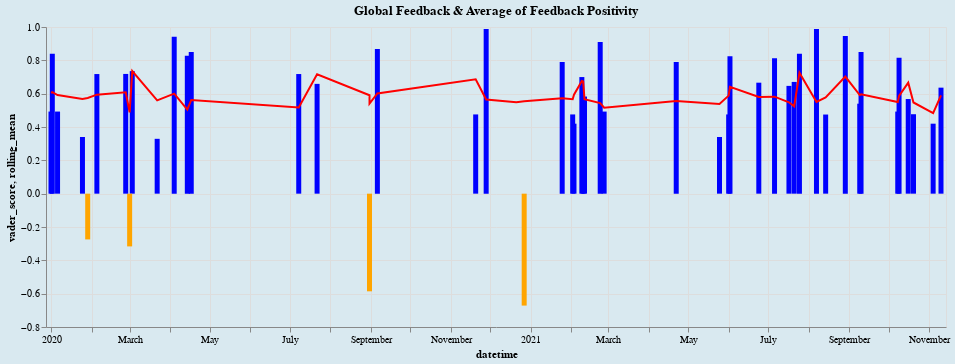

Source (notebook cell):
### Code cell
# Using this graph for overall feedback

bar = alt.Chart(source, title="Global Feedback & Average of Feedback Positivity"
    ).mark_bar(
    ).encode(
    x='datetime:T',
    y='vader_score:Q',
    color=alt.condition(
         alt.datum.vader_score > 0,
         alt.value("blue"),  # The positive color
         alt.value("orange")  # The negative color
    )
  )
line = alt.Chart(source).mark_line(color='red').transform_window(
    # The field to average
    rolling_mean='mean(vader_score)',
    # The number of values before and after the current value to include.
    # [null, 0] is the default value for frame.
    # frame=[-9, 0]
).encode(
    x='datetime',
    y='rolling_mean:Q'
)

(bar + line).properties(
    width=900).configure_title(fontSize=26).configure(background='#D9E9F0'
    ).interactive()

### Figure 1 — Vega-Lite specification as saved in the notebook (floating-point values rounded to 4 significant figures)
{"config": {"view": {"continuousWidth": 400, "continuousHeight": 300}, "background": "#D9E9F0"}, "layer": [{"mark": "bar", "encoding": {"color": {"condition": {"value": "blue", "test": "(datum.vader_score > 0)"}, "value": "orange"}, "x": {"field": "datetime", "type": "temporal"}, "y": {"field": "vader_score", "type": "quantitative"}}, "selection": {"selector001": {"type": "interval", "bind": "scales", "encodings": ["x", "y"]}}, "title": "Global Feedback & Average of Feedback Positivity"}, {"mark": {"type": "line", "color": "red"}, "encoding": {"x": {"field": "datetime", "type": "temporal"}, "y": {"field": "rolling_mean", "type": "quantitative"}}, "transform": [{"window": [{"op": "mean", "field": "vader_score", "as": "rolling_mean"}]}]}], "data": {"name": "data-12a8b590c09b7f030fa4888a3c381193"}, "width": 900, "$schema": "https://vega.github.io/schema/vega-lite/v4.17.0.json", "datasets": {"data-12a8b590c09b7f030fa4888a3c381193": [{"ticket_id": "RGY31mG14606sC3B", "mentee_id": "8v417YeUI850jS3Z", "mentor_id": "UY340CfO5dJ2S210", "feedback": "I have many hours of undergraduate accounting and finance course work under my belt and this class gives you a tremendous overview of financial statement analysis. The only disadvantage is that the professor creates the workbooks for you and you only have to answer conceptual questions. While this would be great for some, I was hoping for some more hands on work to practice.", "datetime": "2020-03-03T00:00:00", "feedback_outcome": "Positive", "vader_score": 0.7351}, {"ticket_id": "1R4587z1caGB1B7u", "mentee_id": "yIBKz628y1Ol4538", "mentor_id": "630lhQ431nA0Nz3s", "feedback": "Great introduction to Accounting Analytics. Unexpected lecturing dialogues. Could have more analytics or additional or optional problem sets to explore more deeply.", "datetime": "2021-05-25T00:00:00", "feedback_outcome": "Positive", "vader_score": 0.34}, {"ticket_id": "21x781Q7Ayo4mgE8", "mentee_id": "4A763H2DOZxo68Z3", "mentor_id": "8lC6bv1xtG1046M6", "feedback": "Very useful and comprehensive", "datetime": "2021-06-24T00:00:00", "feedback_outcome": "Positive", "vader_score": 0.6659}, {"ticket_id": "20gp7c24Fx6h4D6g", "mentee_id": "q742317EX47IcugF", "mentor_id": "J4o388P4plF5RY70", "feedback": "This is a really good survey class in the potential of 3d printing, with examples of how individuals can empower themselves and others without the obstacles of traditional tooling, with a relatively short learning curve and low investment. It also demonstrates the ways in which, now and increasingly in the future, we'll all be capable of designing the solutions to our own problems with increasing agility!The only thing that could make it better would be to have more design challenges!Thanks!", "datetime": "2021-06-02T00:00:00", "feedback_outcome": "Positive", "vader_score": 0.825}, {"ticket_id": "46P6Sw8gLI5Q2N14", "mentee_id": "b77WF13NE25b3h8F", "mentor_id": "6602Q4ljE112heWg", "feedback": "Nice course, a difficult one but very challengeable. Nice structure and easy to understand.I wanted to refresh my knowledge in anatomy and in such gained a whole lot more in return.Thanks to the Professors for their time and effort in making this MOOC.Very pleased.", "datetime": "2021-08-29T00:00:00", "feedback_outcome": "Positive", "vader_score": 0.9466}, {"ticket_id": "tka207qsi63j7X24", "mentee_id": "Wn68P028X06LpIz2", "mentor_id": "eA81PAI415m8Tw61", "feedback": "Very well done! Contents, delivery, clarity, everything was top notch. Thank you!", "datetime": "2021-07-25T00:00:00", "feedback_outcome": "Positive", "vader_score": 0.8392}, {"ticket_id": "ZrghZ0y5G3S34618", "mentee_id": "L4o15LRyu4L8138J", "mentor_id": "yC6d561OJiK355j5", "feedback": "Great course!", "datetime": "2020-07-22T00:00:00", "feedback_outcome": "Positive", "vader_score": 0.6588}, {"ticket_id": "O26z0D5yJ3h5RA40", "mentee_id": "8izPp7iMC8v18014", "mentor_id": "qt64H1zC3z68h4L7", "feedback": "As an introduction course its very helpful. It has just what you need to get started.", "datetime": "2020-11-20T00:00:00", "feedback_outcome": "Positive", "vader_score": 0.4754}, {"ticket_id": "c5t3d1pL8x55Vc24", "mentee_id": "0vt3g7SG58W521WL", "mentor_id": "630lhQ431nA0Nz3s", "feedback": "Excellent introduction to Ableton", "datetime": "2021-02-10T00:00:00", "feedback_outcome": "Positive", "vader_score": 0.5719}, {"ticket_id": "6C2o65vy07z3oKm4", "mentee_id": "mfsG0s78v4025G8g", "mentor_id": "470KQ6il1DzVH757", "feedback": "Hello!My name is Ahmed from Egypt, I am 3D Hubs Mayor. I think it's The first course in the internet which will give you the opportunity to know a lot of things about 3D Printing so stay tuned and register now if you interested in 3D printing.Cheers,", "datetime": "2021-02-09T00:00:00", "feedback_outcome": "Positive", "vader_score": 0.6996}, {"ticket_id": "30ICg1B1d6COF100", "mentee_id": "41mm8q3722h1RFAr", "mentor_id": "J4o388P4plF5RY70", "feedback": "I really appreicated the tools and techniques presented in the course. Very very valuable for Merger and Acqusition projects that I will be involved in (if ever)", "datetime": "2021-10-16T00:00:00", "feedback_outcome": "Positive", "vader_score": 0.5678}, {"ticket_id": "znT1hR0f3bs07063", "mentee_id": "0t37ka6108elvkC5", "mentor_id": "8lC6bv1xtG1046M6", "feedback": "Excellent but tough course ,you need to work and it is not simply called advanced Algorithms and Complexity.You will be forced to test your code properly ,even if you didn't do it properly in the previous specialisation course.", "datetime": "2020-12-27T00:00:00", "feedback_outcome": "Negative", "vader_score": -0.6715}, {"ticket_id": "60F60dl3iJ1tSb50", "mentee_id": "FF1wo6Zr6Z4464H0", "mentor_id": "qt64H1zC3z68h4L7", "feedback": "Good course . A must take for beginners !", "datetime": "2021-10-08T00:00:00", "feedback_outcome": "Positive", "vader_score": 0.4926}, {"ticket_id": "Juu2Z400z4573thE", "mentee_id": "qEC26300fZ615erw", "mentor_id": "470KQ6il1DzVH757", "feedback": "Great content but animations are annoying!", "datetime": "2020-03-01T00:00:00", "feedback_outcome": "Negative", "vader_score": -0.3164}, {"ticket_id": "ko1E2MYFf5480k27", "mentee_id": "fo76Oi46or816i8N", "mentor_id": "3s811p68crqH8B5z", "feedback": "Thank you so much!", "datetime": "2021-11-04T00:00:00", "feedback_outcome": "Positive", "vader_score": 0.4199}, {"ticket_id": "8B1v44L3667FufuY", "mentee_id": "353A6snEGf3456ZU", "mentor_id": "yC6d561OJiK355j5", "feedback": "iam soooo happy to joined to this course which help me to evaluate my skills and increase it", "datetime": "2020-04-14T00:00:00", "feedback_outcome": "Positive", "vader_score": 0.8271}, {"ticket_id": "51o4I50Qn1e31DQP", "mentee_id": "1j1AL4W5cto736d1", "mentor_id": "eA81PAI415m8Tw61", "feedback": "Awesome Course. It was quite challenging though", "datetime": "2020-07-08T00:00:00", "feedback_outcome": "Positive", "vader_score": 0.7178}, {"ticket_id": "yjt2g5DKs53H5275", "mentee_id": "87Af0A6c3k262HpM", "mentor_id": "J4o388P4plF5RY70", "feedback": "Good information!", "datetime": "2021-02-26T00:00:00", "feedback_outcome": "Positive", "vader_score": 0.4926}, {"ticket_id": "b7oR6hs087Rvq843", "mentee_id": "ZY7Q4N02536cQgW4", "mentor_id": "U0o85d0ytk780Ml2", "feedback": "This is the first English course I have taken.Though at first it was kind of difficulty because of language(especially the terms) and profession knowledge(it is a comprehensive course and I am still learning courses concerned at school)the course is really worth taking. I have learned a lot .and it stimulates my interest in accounting.", "datetime": "2021-07-21T00:00:00", "feedback_outcome": "Positive", "vader_score": 0.6705}, {"ticket_id": "S2pc8Y7A51x137xC", "mentee_id": "4o5C28M8iQ43m6Ij", "mentor_id": "8lC6bv1xtG1046M6", "feedback": "Fun and interesting course. I learned a lot, despite already being a Live user. Reviewing the assignments of other course-takers widened my horizons and helped me gain valuable insights.", "datetime": "2021-02-23T00:00:00", "feedback_outcome": "Positive", "vader_score": 0.91}, {"ticket_id": "7q68M2W54HWDh77f", "mentee_id": "ms51lG223p6D87hp", "mentor_id": "J4o388P4plF5RY70", "feedback": "V difficult, but rewarding!I did not get the grade I thought I would in this class...but I learned a lot more than I thought I could! Very in depth and thorough, I think I value the knowledge I received more than the sub-par grade I received. ;)", "datetime": "2021-07-17T00:00:00", "feedback_outcome": "Positive", "vader_score": 0.6467}, {"ticket_id": "F74056vI21T4kKmE", "mentee_id": "aR5084wT662PN8nF", "mentor_id": "Kks6ET762z5N4Y53", "feedback": "work motivational, very clear, well structured on a steady groove ... excellent!", "datetime": "2020-04-17T00:00:00", "feedback_outcome": "Positive", "vader_score": 0.8505}, {"ticket_id": "40tx0M65P3sj6b0g", "mentee_id": "2k8j3802WG1WtB1Y", "mentor_id": "86Wi7iP0OI646qQ4", "feedback": "Great review of what can be accomplished through 3D printing.", "datetime": "2021-01-25T00:00:00", "feedback_outcome": "Positive", "vader_score": 0.7906}, {"ticket_id": "3344poCe2B6S83na", "mentee_id": "yK1X13TlMF0c2571", "mentor_id": "UY340CfO5dJ2S210", "feedback": "Great course. I enjoyed learning the material.", "datetime": "2021-07-06T00:00:00", "feedback_outcome": "Positive", "vader_score": 0.8126}, {"ticket_id": "85g2P3ldex7d785c", "mentee_id": "w11yyU6UE04Uk831", "mentor_id": "yC6d561OJiK355j5", "feedback": "The instructor does an excellent job, but realistically there is no way to be proficient enough in a 3D software program after a week or two to earn a certificate. The certificate is worthless in my opinion. I liked the class but it seemed more like intro vs. a class of any proficiency required.", "datetime": "2021-08-14T00:00:00", "feedback_outcome": "Positive", "vader_score": 0.4748}, {"ticket_id": "L142X5HFJu8wJ638", "mentee_id": "2k8j3802WG1WtB1Y", "mentor_id": "72nzNC54886hd4hH", "feedback": "The topics are really interesting and advanced! However, there's a lot of talk in chinese, due to questions/answers from teacher and students, and the quizzes are a bit too easy. I learned a lot though.", "datetime": "2021-10-09T00:00:00", "feedback_outcome": "Positive", "vader_score": 0.8151}, {"ticket_id": "lv758F780QWJ1y3b", "mentee_id": "T26wb738Nj14k1UJ", "mentor_id": "Kks6ET762z5N4Y53", "feedback": "I am very glad to see courses like this one on Coursera. The course itself is well structured and contains a lot of useful information and that is exactly what I needed in one place.My only complaint is the price of the course - I think it is a bit expensive especially for this first part of the specialisation - it is an introductory two week course with a lot of advertising...£40..common..are you serious?? A lot of people will buy personal 3D printers or kits after the course, some of them will make a decision to buy a 3D printer for a company they work for (as myself), Fusion 360 subscriptions etc. These companies should sponsor such courses to make them more affordable - it is their interest.I made several courses on Coursera already (Mechanical and Electrical Engineering), they were 5 to 8 weeks and comprised a lot of quite hard work from mentors and students and were only £32 for certificate.I like the idea of this specialisation but I decided not to pay for the certificate because of its price. Although I am very happy to have access to the courses and I thank you for you effort!", "datetime": "2020-04-04T00:00:00", "feedback_outcome": "Positive", "vader_score": 0.9421}, {"ticket_id": "5cD4c8T24N61K6Yk", "mentee_id": "2k8j3802WG1WtB1Y", "mentor_id": "R4Ss15q506FH18zt", "feedback": "Thank you so much!", "datetime": "2021-02-03T00:00:00", "feedback_outcome": "Positive", "vader_score": 0.4199}, {"ticket_id": "BKN626QB3h268C5U", "mentee_id": "Gp583FzBb5L41n15", "mentor_id": "h8Y752S7P3A0T0na", "feedback": "Very insightful topic! A good overview of the use of analytics in accounting!", "datetime": "2021-09-09T00:00:00", "feedback_outcome": "Positive", "vader_score": 0.5399}, {"ticket_id": "11hYV7383dnN87Lm", "mentee_id": "S1G22L34k838Uzji", "mentor_id": "R4Ss15q506FH18zt", "feedback": "Great! As always great lectures by professor Bushee!", "datetime": "2020-09-06T00:00:00", "feedback_outcome": "Positive", "vader_score": 0.8684}, {"ticket_id": "oc88q60dzN8407SJ", "mentee_id": "L57x1gj8065Dj7Wt", "mentor_id": "8lC6bv1xtG1046M6", "feedback": "I wanted to give only 4 stars because of the all the “problems” we encountered, but then we are learners investigating problem solving by design thinking. We can handle whatever comes, so the fifth star is for us. We are shaping this course by contributing to forums. Presumably we are ten thousand strong, let’s improve our worldwide voice by saying something on forms so we can get what we need and want we want also to stay on the cutting edge of reality.", "datetime": "2020-01-02T00:00:00", "feedback_outcome": "Positive", "vader_score": 0.8402}, {"ticket_id": "U80iJ757IvuA8Y60", "mentee_id": "PaXo0715VWy1351r", "mentor_id": "yC6d561OJiK355j5", "feedback": "Very good intro to 3d printed.", "datetime": "2020-01-01T00:00:00", "feedback_outcome": "Positive", "vader_score": 0.4927}, {"ticket_id": "lF1cPb68U850tD56", "mentee_id": "ms51lG223p6D87hp", "mentor_id": "670wl1MU23z4fYh7", "feedback": "The course makes accounting interesting and especially the examples are very illustrative. Virtual students bring some fun. The 4th week is however really integrated in the course structure.", "datetime": "2020-02-27T00:00:00", "feedback_outcome": "Positive", "vader_score": 0.7184}, {"ticket_id": "t168P43J13tEll4w", "mentee_id": "0g4I3l8RC0Mue531", "mentor_id": "L2t7h5Q1O35w40rx", "feedback": "If only it was a week longer.", "datetime": "2020-08-31T00:00:00", "feedback_outcome": "Neutral", "vader_score": 0.0}, {"ticket_id": "m5r014d3h57ravd0", "mentee_id": "yG8z814u6Pw25Z8B", "mentor_id": "630lhQ431nA0Nz3s", "feedback": "I've know many skills in competition with many true cases. Thanks!", "datetime": "2020-02-05T00:00:00", "feedback_outcome": "Positive", "vader_score": 0.7177}, {"ticket_id": "4R27M0tgVay57w84", "mentee_id": "h0OSv063IdUM1860", "mentor_id": "h8Y752S7P3A0T0na", "feedback": "Very useful for understanding the basics of 3D printing technology.", "datetime": "2020-01-06T00:00:00", "feedback_outcome": "Positive", "vader_score": 0.4927}, {"ticket_id": "Lx4C75n8dAO642s5", "mentee_id": "2Dkq2jr8525Q2fF7", "mentor_id": "mg3W02iR15j3w85K", "feedback": "Very helpful", "datetime": "2021-06-01T00:00:00", "feedback_outcome": "Positive", "vader_score": 0.4754}, {"ticket_id": "5573K40xN5GUlA8C", "mentee_id": "T26wb738Nj14k1UJ", "mentor_id": "R4Ss15q506FH18zt", "feedback": "Very informative an approachable course. I really like the way Aric presents the information. I am excited to complete the rest of the Specialization.", "datetime": "2021-11-10T00:00:00", "feedback_outcome": "Positive", "vader_score": 0.6361}, {"ticket_id": "o4u5y7q6Sw3iW764", "mentee_id": "01k40nHCD3MW3c40", "mentor_id": "qt64H1zC3z68h4L7", "feedback": "I would add more examples on how to populate the data, even spend time on optional videos where the professor or his assistant goes through testing ratios (something similar to Operations Analytics). I feel like the professor was rushing through his explanations and the models. Maybe people found the course very useful however I felt like there was too much text and immediate switch to Excel file that was elaborated shortly. Overall, I am not sure how to apply these ratios in my final project...", "datetime": "2021-09-10T00:00:00", "feedback_outcome": "Positive", "vader_score": 0.8493}, {"ticket_id": "5V15k63Qql28UUC3", "mentee_id": "u2Q3Szc7511be56h", "mentor_id": "470KQ6il1DzVH757", "feedback": "Don't recommend.You're better off skimming through the ableton manual and using the search function to get the answers you want.", "datetime": "2020-01-29T00:00:00", "feedback_outcome": "Neutral", "vader_score": -0.2746}, {"ticket_id": "4fk6bx2d01k833Nx", "mentee_id": "fo76Oi46or816i8N", "mentor_id": "670wl1MU23z4fYh7", "feedback": "it could be easily compressed in a two-weeks course.Sometimes interviews are too long for what they need to explain.", "datetime": "2020-01-25T00:00:00", "feedback_outcome": "Positive", "vader_score": 0.34}, {"ticket_id": "3ZzNw02Zvu61D771", "mentee_id": "yk722ZDzO7N6365j", "mentor_id": "qt64H1zC3z68h4L7", "feedback": "It is very nice for people are starting with abletobn program", "datetime": "2021-02-02T00:00:00", "feedback_outcome": "Positive", "vader_score": 0.4754}, {"ticket_id": "MD378K50C8N5L4aj", "mentee_id": "fo76Oi46or816i8N", "mentor_id": "eA81PAI415m8Tw61", "feedback": "Really useful for beginners!!", "datetime": "2021-02-11T00:00:00", "feedback_outcome": "Positive", "vader_score": 0.5827}, {"ticket_id": "0VJZj4d4E605Di87", "mentee_id": "aR5084wT662PN8nF", "mentor_id": "86Wi7iP0OI646qQ4", "feedback": "Good content but the Chinese translation is bad, which makes quiz quite obscure in meaning", "datetime": "2020-08-31T00:00:00", "feedback_outcome": "Negative", "vader_score": -0.5859}, {"ticket_id": "2fBl515Z75P31GDK", "mentee_id": "27RG2N24cxW3z7O7", "mentor_id": "72nzNC54886hd4hH", "feedback": "Great thanks for Dr.aric ,who has a smiley face ,If any one enrolled this course ,he would get a great knowledge and usefull information about 3d printing or addtive manufacturing ,throw a simple & exciting videos ,not only that ,you would get another benefits not only information about 3d priting ,like ,getting knowledge of many companies from the inside ,see stories of successfull people which achieves you to keep up with your work ,meet with your colleagues and make new friends ,and finally grow up your english skills ,like listening and grow up your vocabulary .....Great thaks for coursera team ,it's our pleasure to learn with you ........", "datetime": "2021-08-07T00:00:00", "feedback_outcome": "Positive", "vader_score": 0.9877}, {"ticket_id": "V3V741mxkpV5716Z", "mentee_id": "yK1X13TlMF0c2571", "mentor_id": "mg3W02iR15j3w85K", "feedback": "This is a great course for people who do not know Ableton. The exercises were easy to understand.", "datetime": "2021-04-22T00:00:00", "feedback_outcome": "Positive", "vader_score": 0.7906}, {"ticket_id": "7013E7h1b8MG5Apt", "mentee_id": "b3F1LSxu6DT37783", "mentor_id": "630lhQ431nA0Nz3s", "feedback": "Great thanks for Dr.aric ,who has a smiley face ,If any one enrolled this course ,he would get a great knowledge and usefull information about 3d printing or addtive manufacturing ,throw a simple & exciting videos ,not only that ,you would get another benefits not only information about 3d priting ,like ,getting knowledge of many companies from the inside ,see stories of successfull people which achieves you to keep up with your work ,meet with your colleagues and make new friends ,and finally grow up your english skills ,like listening and grow up your vocabulary .....Great thaks for coursera team ,it's our pleasure to learn with you ........", "datetime": "2020-11-28T00:00:00", "feedback_outcome": "Positive", "vader_score": 0.9877}, {"ticket_id": "762WtMG1Fe10t6i5", "mentee_id": "4Yh83MOA8H5V7G01", "mentor_id": "R4Ss15q506FH18zt", "feedback": "Excellent course, first 3 weeks were very technical but highly informative. Quite a bit of accounting knowledge is required to understand the work. Last week of lessons were more simple and intuitive to understand, but overall, a very insightful module", "datetime": "2020-03-22T00:00:00", "feedback_outcome": "Positive", "vader_score": 0.3291}, {"ticket_id": "P00l866BJa4B2UO6", "mentee_id": "5B6C653Z77V4GxcW", "mentor_id": "h8Y752S7P3A0T0na", "feedback": "It's not a course... this is a very short general introduction to 3D Printing", "datetime": "2020-12-21T00:00:00", "feedback_outcome": "Neutral", "vader_score": 0.0}, {"ticket_id": "v7D3I30GiZX31j31", "mentee_id": "4o5C28M8iQ43m6Ij", "mentor_id": "L2t7h5Q1O35w40rx", "feedback": "This is a very basic course on 3D Printing Technology but every aspect of the technology is artistically explained. All the various points of view are considered and a 360 degree idea is passed on to the students.By taking this course, students who are contemplating about their involvement in this revolutionary technology will be able to finally decide their future course of action, which I believe will be positive.In short, this course will provide you a base whereas the further courses, I think (as I haven't taken up the rest of the courses till now but I intend to) will add sufficient value to your knowledge.Regards.", "datetime": "2021-10-20T00:00:00", "feedback_outcome": "Positive", "vader_score": 0.4767}]}}
